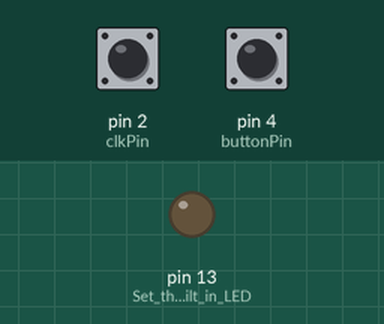
Bench run of a sketch on a simulated Arduino Uno, built with avr-gcc and run on an emulated ATmega328P. On the bench: output pins drawn as LEDs (lit = HIGH). The inputs (shaded band) are chosen by the test bench; at power-on: pin 4 (buttonPin) HIGH, pin 2 (clkPin) HIGH.

Above: at 1.2 s.
1.3 s: pin 4 (buttonPin) pulled LOW for 0.15 s
At 1.37 s:
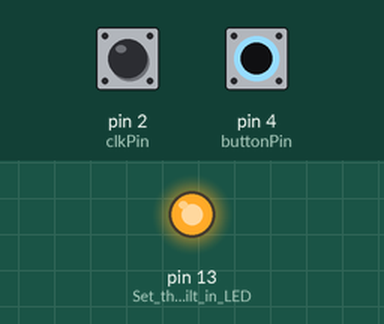
4.6 s: pin 4 (buttonPin) pulled LOW for 3.2 s
At 8.6 s:
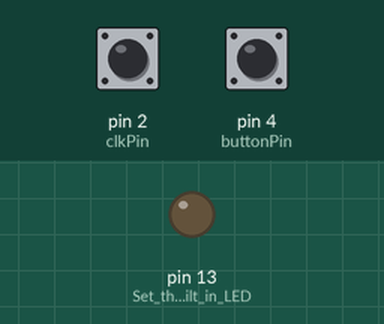
Timing chart, 0 to 10.1 s (numbered marks = the images above; inputs shaded):
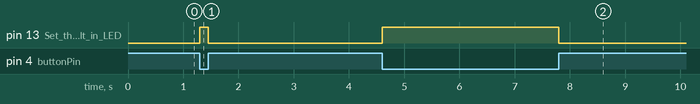

The sketch:

rotaryEncoder.ino
```cpp
// This sketch demonstrates how to receive input from the KY-040 Rotary Encoder
// The rotation inforamtion is provided through Serial Monitor
// When you press the button, the built in LED on the Uno will glow

// Pin connections
const int clkPin = 2;   // Used for the clock (CLK) pin on the rotary encoder
const int dtPin  = 3;   // Used for the data (DT) pin on the rotary encoder
const int buttonPin = 4; // Used for the button/switch (SW) on the rotary encoder

int counter = 0;        // This will change as you turn the knob
int lastCLKState;       // Used to keep track of the state of CLK

void setup() {
  // Set both pins as inputs
  pinMode(clkPin, INPUT);
  pinMode(dtPin, INPUT);
  // The button on the rotary controller is grounded when you press it.
  // Therefore, we need to use a pullup resistor.
  pinMode(buttonPin, INPUT_PULLUP);
  pinMode(LED_BUILTIN, OUTPUT); // Set the built in LED (pin 13) as an output

  Serial.begin(9600);

  // Read the starting state of CLK
  lastCLKState = digitalRead(clkPin);
}

void loop() {
  int buttonPress = digitalRead(buttonPin);

  if (buttonPress == LOW) { //Activate the LED when the button is pressed
    digitalWrite(LED_BUILTIN, HIGH);

  } else {
    digitalWrite(LED_BUILTIN, LOW);
  }

  int currentCLKState = digitalRead(clkPin); // Reads the state of the pin for CLK

  // Detect a change in the CLK signal
  if (currentCLKState != lastCLKState && currentCLKState == HIGH) {

    // Check direction
    if (digitalRead(dtPin) != currentCLKState) {
      counter++;   // Turned one way
      Serial.println("Clockwise");
    } else {
      counter--;   // Turned the other way
      Serial.println("Counterclockwise");
    }

    // Show the current value
    Serial.print("Counter: ");
    Serial.println(counter);
  }

  // Save the current state for next loop
  lastCLKState = currentCLKState;
}
```

Measured:
- after the input at 1.3 s, pin 13 (Set_the_built_in_LED): LOW → HIGH at once, → LOW 0.15 s later
- after the input at 4.6 s, pin 13 (Set_the_built_in_LED): LOW → HIGH at once, → LOW 3.2 s later
